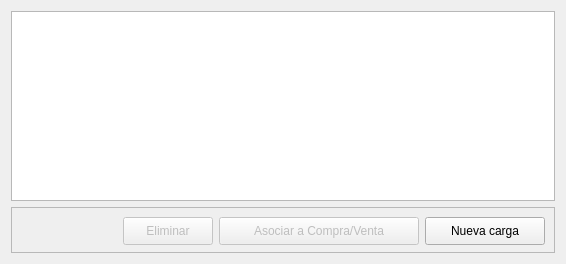
<?xml version="1.0" encoding="UTF-8"?>
<ui version="4.0">
 <class>Carga</class>
 <widget class="QWidget" name="Carga">
  <property name="geometry">
   <rect>
    <x>0</x>
    <y>0</y>
    <width>566</width>
    <height>264</height>
   </rect>
  </property>
  <property name="windowTitle">
   <string>Form</string>
  </property>
  <layout class="QGridLayout" name="gridLayout">
   <item row="0" column="0">
    <widget class="QTableView" name="cargas">
     <property name="styleSheet">
      <string notr="true">font: 12pt &quot;MS Shell Dlg 2&quot;;</string>
     </property>
    </widget>
   </item>
   <item row="1" column="0">
    <widget class="QFrame" name="frame">
     <property name="minimumSize">
      <size>
       <width>300</width>
       <height>28</height>
      </size>
     </property>
     <property name="maximumSize">
      <size>
       <width>16777215</width>
       <height>16777215</height>
      </size>
     </property>
     <property name="frameShape">
      <enum>QFrame::StyledPanel</enum>
     </property>
     <property name="frameShadow">
      <enum>QFrame::Raised</enum>
     </property>
     <layout class="QHBoxLayout" name="horizontalLayout">
      <item>
       <spacer name="horizontalSpacer">
        <property name="orientation">
         <enum>Qt::Horizontal</enum>
        </property>
        <property name="sizeHint" stdset="0">
         <size>
          <width>100</width>
          <height>20</height>
         </size>
        </property>
       </spacer>
      </item>
      <item>
       <widget class="QPushButton" name="pushButton_3">
        <property name="enabled">
         <bool>false</bool>
        </property>
        <property name="minimumSize">
         <size>
          <width>90</width>
          <height>28</height>
         </size>
        </property>
        <property name="maximumSize">
         <size>
          <width>90</width>
          <height>16777215</height>
         </size>
        </property>
        <property name="styleSheet">
         <string notr="true">font: 12pt &quot;MS Shell Dlg 2&quot;;</string>
        </property>
        <property name="text">
         <string>Eliminar</string>
        </property>
       </widget>
      </item>
      <item>
       <widget class="QPushButton" name="asociar">
        <property name="enabled">
         <bool>false</bool>
        </property>
        <property name="minimumSize">
         <size>
          <width>200</width>
          <height>28</height>
         </size>
        </property>
        <property name="maximumSize">
         <size>
          <width>200</width>
          <height>26</height>
         </size>
        </property>
        <property name="styleSheet">
         <string notr="true">font: 12pt &quot;MS Shell Dlg 2&quot;;</string>
        </property>
        <property name="text">
         <string>Asociar a Compra/Venta</string>
        </property>
       </widget>
      </item>
      <item>
       <widget class="QPushButton" name="pushButton">
        <property name="minimumSize">
         <size>
          <width>120</width>
          <height>28</height>
         </size>
        </property>
        <property name="maximumSize">
         <size>
          <width>120</width>
          <height>16777215</height>
         </size>
        </property>
        <property name="styleSheet">
         <string notr="true">font: 12pt &quot;MS Shell Dlg 2&quot;;</string>
        </property>
        <property name="text">
         <string>Nueva carga</string>
        </property>
       </widget>
      </item>
     </layout>
    </widget>
   </item>
  </layout>
 </widget>
 <tabstops>
  <tabstop>cargas</tabstop>
  <tabstop>pushButton_3</tabstop>
 </tabstops>
 <resources/>
 <connections/>
</ui>
